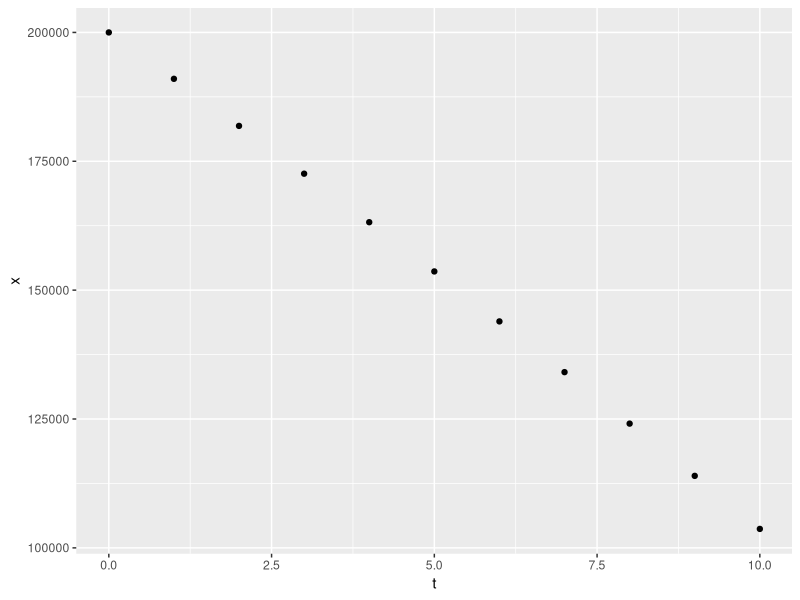
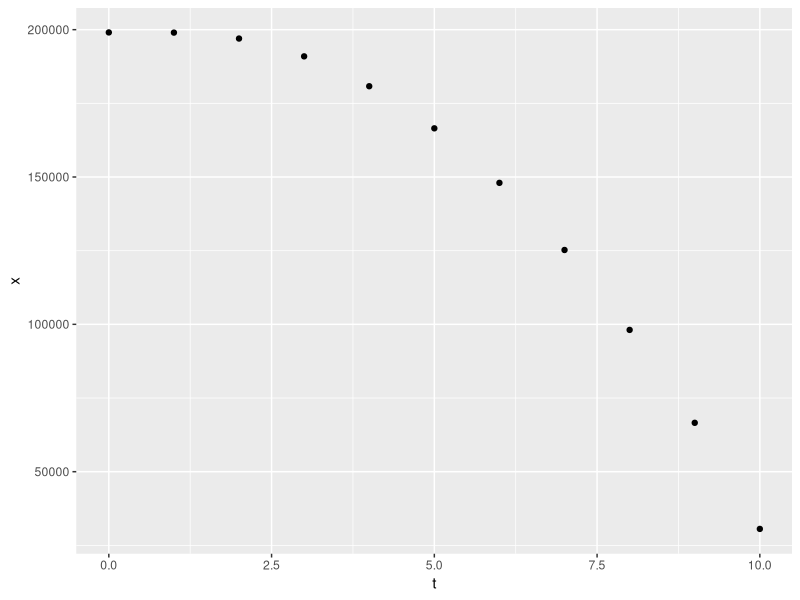
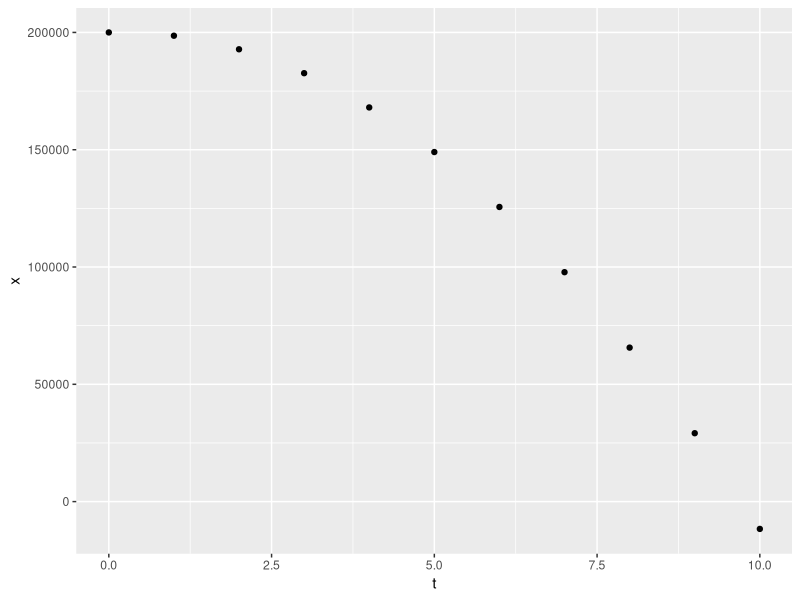

Write R code to recreate these figures, in order.
library(tidyverse)

make_constant <- function(r,u,x0) {
  k <- x0 - u/r
  Vectorize(function(t) {
    k*(1+r)**t + u/r
  })
}

data_frame(t = 0:10) %>% 
  mutate(x = make_constant(0.015, 12000, 200000)(t)) %>% 
  ggplot(aes(t, x)) +
  geom_point()

make_linout <- function(r,u,alp,x0) {
  out <- function(tau) {
    u+alp*tau
  }
  summand <- function(tau) {
    (-out(tau))/((1+r)**tau)
  }
  Vectorize(function(t) {
    s <- sum(map_dbl(0:(t-1), summand))
    ((1+r)**(t-1))*(x0 + s)
  })
}

data_frame(t = 0:10) %>% 
  mutate(x = make_linout(0.015, 1000, 4000, 200000)(t)) %>% 
  ggplot(aes(t, x)) +
  geom_point()

uniroot(function(alp) {make_linout(0.015, 1000, alp, 200000)(10)},
        lower=4000, upper=5000)$root


make_decr_rent <- function(r0, r, u, alpha) {
  function(xt, t) {
    (1 + r0*(r**t))*xt - (u + alpha*t)
  }
}

decr_rent <- make_decr_rent(0.02,0.9,1000,4000)
xs <- vector(length = 11)
xs[1] <- 200000
for (i in 1:10) {
  xs[i+1] <- decr_rent(xs[i],i)
}

data_frame(t = 0:10, x = xs) %>% 
  ggplot(aes(t, x)) +
  geom_point()
